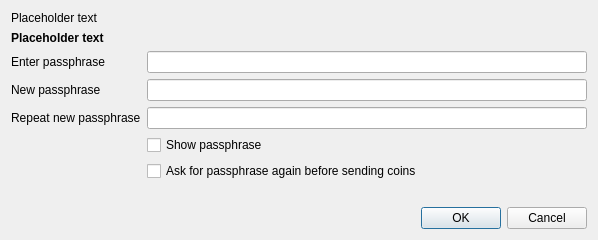
<?xml version="1.0" encoding="UTF-8"?>
<ui version="4.0">
 <class>AskPassphraseDialog</class>
 <widget class="QDialog" name="AskPassphraseDialog">
  <property name="geometry">
   <rect>
    <x>0</x>
    <y>0</y>
    <width>598</width>
    <height>222</height>
   </rect>
  </property>
  <property name="sizePolicy">
   <sizepolicy hsizetype="Preferred" vsizetype="Minimum">
    <horstretch>0</horstretch>
    <verstretch>0</verstretch>
   </sizepolicy>
  </property>
  <property name="minimumSize">
   <size>
    <width>550</width>
    <height>0</height>
   </size>
  </property>
  <property name="windowTitle">
   <string>Passphrase Dialog</string>
  </property>
  <layout class="QVBoxLayout" name="verticalLayout">
   <property name="sizeConstraint">
    <enum>QLayout::SetMinimumSize</enum>
   </property>
   <item>
    <widget class="QLabel" name="warningLabel">
     <property name="text">
      <string notr="true">Placeholder text</string>
     </property>
     <property name="textFormat">
      <enum>Qt::RichText</enum>
     </property>
     <property name="wordWrap">
      <bool>true</bool>
     </property>
    </widget>
   </item>
   <item>
    <widget class="QLabel" name="sleepWarningLabel">
     <property name="font">
      <font>
       <bold>true</bold>
      </font>
     </property>
     <property name="text">
      <string notr="true">Placeholder text</string>
     </property>
     <property name="textFormat">
      <enum>Qt::RichText</enum>
     </property>
     <property name="wordWrap">
      <bool>true</bool>
     </property>
    </widget>
   </item>
   <item>
    <layout class="QFormLayout" name="formLayout">
     <property name="sizeConstraint">
      <enum>QLayout::SetMinimumSize</enum>
     </property>
     <property name="fieldGrowthPolicy">
      <enum>QFormLayout::AllNonFixedFieldsGrow</enum>
     </property>
     <item row="0" column="0">
      <widget class="QLabel" name="passLabel1">
       <property name="text">
        <string>Enter passphrase</string>
       </property>
      </widget>
     </item>
     <item row="0" column="1">
      <widget class="QLineEdit" name="passEdit1">
       <property name="echoMode">
        <enum>QLineEdit::Password</enum>
       </property>
      </widget>
     </item>
     <item row="1" column="0">
      <widget class="QLabel" name="passLabel2">
       <property name="text">
        <string>New passphrase</string>
       </property>
      </widget>
     </item>
     <item row="1" column="1">
      <widget class="QLineEdit" name="passEdit2">
       <property name="echoMode">
        <enum>QLineEdit::Password</enum>
       </property>
      </widget>
     </item>
     <item row="2" column="0">
      <widget class="QLabel" name="passLabel3">
       <property name="text">
        <string>Repeat new passphrase</string>
       </property>
      </widget>
     </item>
     <item row="2" column="1">
      <widget class="QLineEdit" name="passEdit3">
       <property name="echoMode">
        <enum>QLineEdit::Password</enum>
       </property>
      </widget>
     </item>
     <item row="3" column="1">
      <widget class="QCheckBox" name="toggleShowPasswordButton">
       <property name="text">
        <string>Show passphrase</string>
       </property>
      </widget>
     </item>
     <item row="4" column="1">
      <widget class="QCheckBox" name="unlockAskingForPasswordCheckbox">
       <property name="text">
        <string>Ask for passphrase again before sending coins</string>
       </property>
      </widget>
     </item>
     <item row="5" column="1">
      <widget class="QLabel" name="capsLabel">
       <property name="font">
        <font>
         <weight>75</weight>
         <bold>true</bold>
        </font>
       </property>
       <property name="text">
        <string/>
       </property>
       <property name="alignment">
        <set>Qt::AlignCenter</set>
       </property>
      </widget>
     </item>
    </layout>
   </item>
   <item>
    <widget class="QDialogButtonBox" name="buttonBox">
     <property name="orientation">
      <enum>Qt::Horizontal</enum>
     </property>
     <property name="standardButtons">
      <set>QDialogButtonBox::Cancel|QDialogButtonBox::Ok</set>
     </property>
    </widget>
   </item>
  </layout>
 </widget>
 <resources/>
 <connections>
  <connection>
   <sender>buttonBox</sender>
   <signal>accepted()</signal>
   <receiver>AskPassphraseDialog</receiver>
   <slot>accept()</slot>
   <hints>
    <hint type="sourcelabel">
     <x>20</x>
     <y>20</y>
    </hint>
    <hint type="destinationlabel">
     <x>20</x>
     <y>20</y>
    </hint>
   </hints>
  </connection>
  <connection>
   <sender>buttonBox</sender>
   <signal>rejected()</signal>
   <receiver>AskPassphraseDialog</receiver>
   <slot>reject()</slot>
   <hints>
    <hint type="sourcelabel">
     <x>20</x>
     <y>20</y>
    </hint>
    <hint type="destinationlabel">
     <x>20</x>
     <y>20</y>
    </hint>
   </hints>
  </connection>
 </connections>
</ui>
